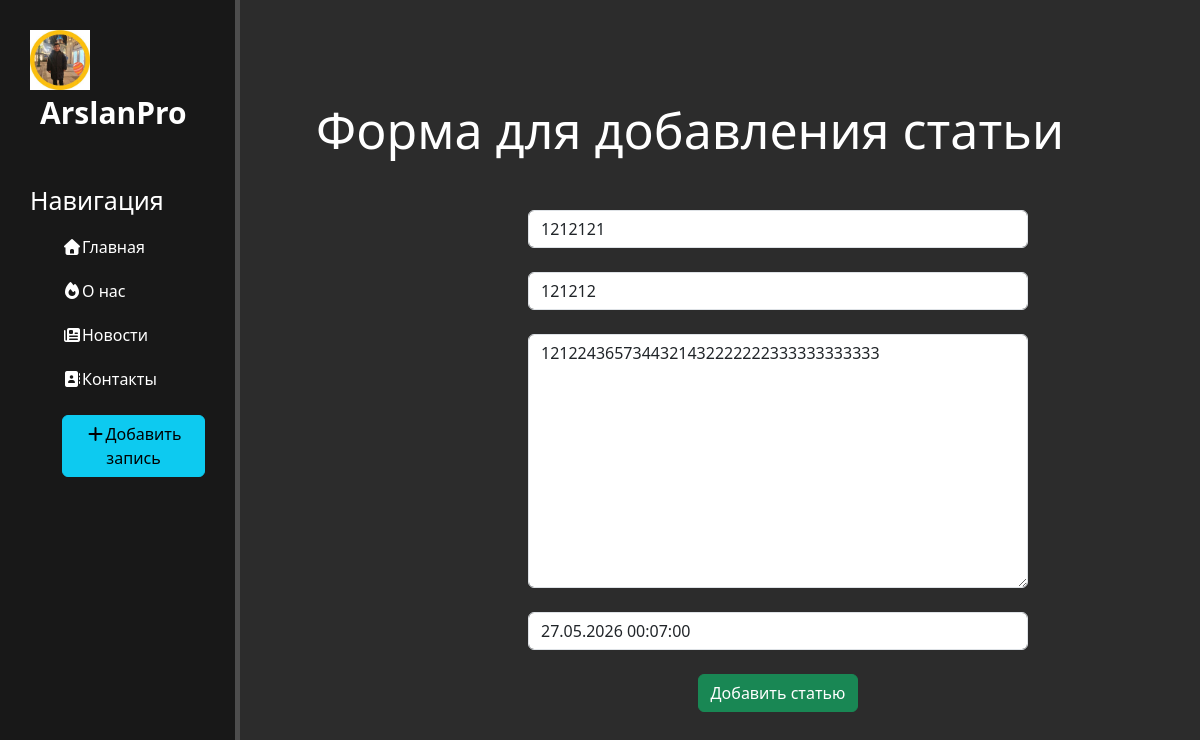
The app's page /news/7/update with its own data.
### news/models.py (models this page shows, shortened)
class Articles(models.Model):
    title = models.CharField('Название', max_length=50)
    anons = models.CharField('Анонс', max_length=250)
    full_text = models.TextField('Статья')
    date = models.DateTimeField('Дата публикации')
    class Meta:
        verbose_name = "Новость"
        verbose_name_plural = "Новости"

### news/views.py (the view)
# urls.py: path('<int:pk>/update', views.NewsUpdateView.as_view(), name='news_update'),
class NewsUpdateView(UpdateView):
    model = Articles
    template_name = "news/create.html"
    form_class = ArticlesForm

### news/forms.py
class ArticlesForm(ModelForm):
    class Meta:
        model = Articles
        fields = ["title", 'anons', 'full_text', 'date']
        widgets = {
            "title": TextInput(attrs={
                'class': 'form-control',
                'placeholder': 'Название статьи',
            }),
            "anons": TextInput(attrs={
                'class': 'form-control',
                'placeholder': 'Анонс статьи',
            }),
            "date": DateTimeInput(attrs={
                'class': 'form-control',
                'placeholder': 'Дата публицации',
            }),
            "full_text": Textarea(attrs={
                'class': 'form-control',
                'placeholder': 'Текст статьи',
            })
        }

### news/templates/news/create.html (shortened to what this page needs)
{% extends 'main/layout.html' %}
{% block content %}
<div class="features">
    <h1>Форма для добавления статьи</h1>
    <form method="post">
           {{ form.title }}<br>
           {{ form.anons }}<br>
            {{ form.full_text }}<br>
          {{ form.date }}<br>
        <button class="btn btn-success" type="submit"> Добавить статью</button>
    </form>
</div>
{% endblock %}

### main/templates/main/layout.html (shortened to what this page needs)
{% load static %}
<!doctype html>
<html lang="en">
<head>
    <link rel="stylesheet" href="https://cdn.jsdelivr.net/npm/bootstrap@5.3.3/dist/css/bootstrap.min.css">
    <link rel="stylesheet" href="{% static 'main/css/main.css' %}">
    <link rel="stylesheet" href="https://cdnjs.cloudflare.com/ajax/libs/font-awesome/7.0.1/css/all.min.css">
</head>
<body>
<aside>
<img src="{% static 'main/img/arslanpro.jpg' %}" alt="Лого">
<span class="logo">ArslanPro</span>
<h3>Навигация</h3>
<ul>
     <a href="{% url 'home' %}"><li><i class="fa-solid fa-house"></i>Главная</li></a>
     <a href="{% url 'about' %}"><li><i class="fa-solid fa-fire"></i>О нас</li></a>
     <a href="{% url 'news_home' %}"><li><i class="fa-sharp fa-solid fa-newspaper"></i>Новости</li></a>
     <a href=""><li><i class="fa-solid fa-address-book"></i>Контакты</li></a><br>
    <a href="{% url 'create' %}"><button class="btn btn-info"><i class="fa-solid fa-plus"></i>Добавить запись</button></a>
</ul>
</aside>
<main>
{% block content %}
{% endblock %}
</main>
</body>
</html>

### main/static/main/css/main.css (style rules this page uses)
body { background: #2c2c2c; }
aside { float: left; background: #181818; width: 20%; padding: 2.5%; height: 100vh; color: #fff; border-right: 5px solid #4d4d4d; position: sticky; top: 0; }
aside img { width: 60px; float: left; }
aside .logo { font-size: 30px; margin-left: 10px; font-weight: bold; }
aside h3 { margin-top: 50px; font-size: 25px; }
aside ul { list-style: none }
aside a { text-decoration: none; }
aside ul li { color: #fff; display: block; margin-top: 20px; transform-origin: revert-layer; transition: all 0.2s ease-in-out; }
main .features { float: left; color: white; margin-top: 100px; text-align: center; width: 75%; }
main .features h1 { font-size: 50px; }
form { margin-left: 32%; width: 500px; margin-top: 50px; }

### records on screen
Articles: title "1212121", anons "121212", full_text "1212243657344321432222222333333333333", date "27.05.2026 00:07:00"
